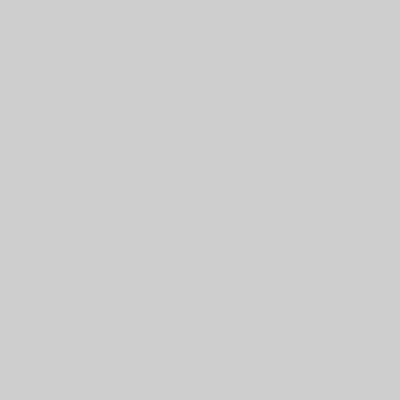
Frame 1 (no input)
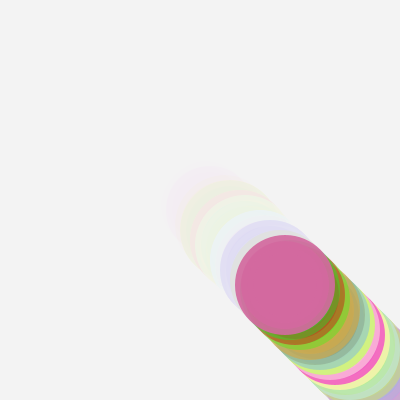
Frame 60 (the mouse pressed at the canvas centre just before this capture)
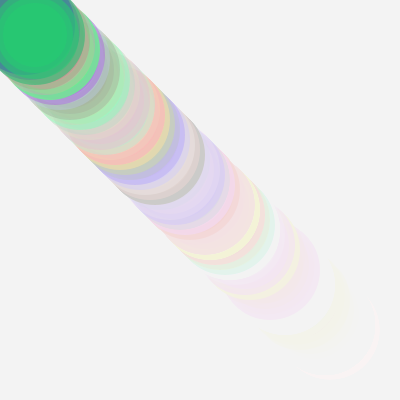
Frame 120 (the mouse held since frame 60 and released just before this capture)

The Processing sketch that drew these frames (run headless with seeded random() and noise(); from frame 60 on, the mouse is pressed at the canvas centre):

// Processing sketch: processing_67018
// ── processing_67018.pde

//Y Direction
int yPos = 200;
int yVel = 1;
float r;
float g;
float b;
float a;

int xPos = 200;
int xVel = 1;

void setup(){
  size(400,400);
  frameRate(60);
  smooth();
  ellipseMode(CENTER);
  noStroke();
}
void draw(){
  fill(255,255,255,10);//set color white to reset background... 4th input is alpha
  //try adjusting...
  rect(0,0,400,400);
  fill(r,g,b,a);
  r = random(255);
  g = random(255);
  b = random(255);
  a = random(255);

  for(int i = 0; i < 4; i ++){
    //Y Direction
    ellipse(xPos, yPos, 100-12*i, 100-12*i);
  //this will draw a vertical
  }
  moveCircles(5);//this number will change the speed of circles
  //noLoop();
}
void moveCircles(int speedMultiplier){
  // Y Direction
  if(yPos == 10 || yPos == 390){ //checks to see if the circles are at the top pr bottom
    yVel = yVel*(-1); //if they are, change the direction of movement
  }
  yPos = yPos + speedMultiplier * yVel;
  //X Deriction
  if(xPos == 10 || xPos == 390){
    xVel = xVel*(-1);
  }
  xPos = xPos + speedMultiplier * xVel;
}
  
  
